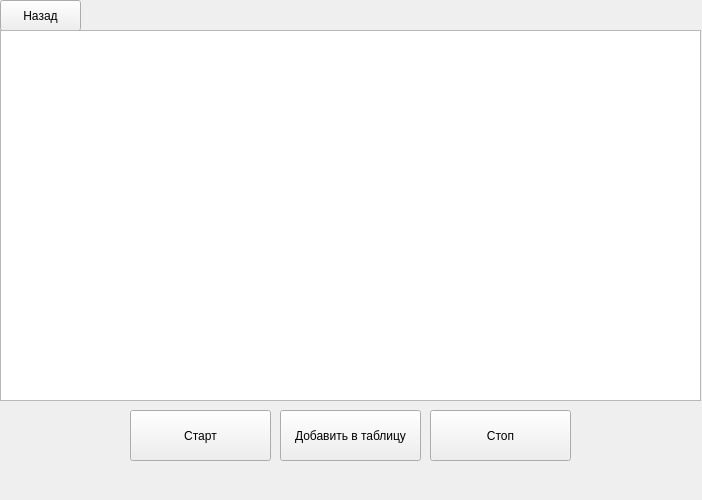
<?xml version="1.0" encoding="UTF-8"?>
<ui version="4.0">
 <class>gerkony_data</class>
 <widget class="QWidget" name="gerkony_data">
  <property name="geometry">
   <rect>
    <x>0</x>
    <y>0</y>
    <width>702</width>
    <height>500</height>
   </rect>
  </property>
  <property name="windowTitle">
   <string>Form</string>
  </property>
  <widget class="QPushButton" name="back_button">
   <property name="geometry">
    <rect>
     <x>0</x>
     <y>0</y>
     <width>81</width>
     <height>31</height>
    </rect>
   </property>
   <property name="text">
    <string>Назад</string>
   </property>
  </widget>
  <widget class="QPushButton" name="start">
   <property name="geometry">
    <rect>
     <x>130</x>
     <y>410</y>
     <width>141</width>
     <height>51</height>
    </rect>
   </property>
   <property name="text">
    <string>Старт</string>
   </property>
  </widget>
  <widget class="QPushButton" name="add">
   <property name="geometry">
    <rect>
     <x>280</x>
     <y>410</y>
     <width>141</width>
     <height>51</height>
    </rect>
   </property>
   <property name="text">
    <string>Добавить в таблицу</string>
   </property>
  </widget>
  <widget class="QPushButton" name="stop">
   <property name="geometry">
    <rect>
     <x>430</x>
     <y>410</y>
     <width>141</width>
     <height>51</height>
    </rect>
   </property>
   <property name="text">
    <string>Стоп</string>
   </property>
  </widget>
  <widget class="QTableWidget" name="table">
   <property name="geometry">
    <rect>
     <x>0</x>
     <y>30</y>
     <width>701</width>
     <height>371</height>
    </rect>
   </property>
  </widget>
 </widget>
 <resources/>
 <connections/>
</ui>
